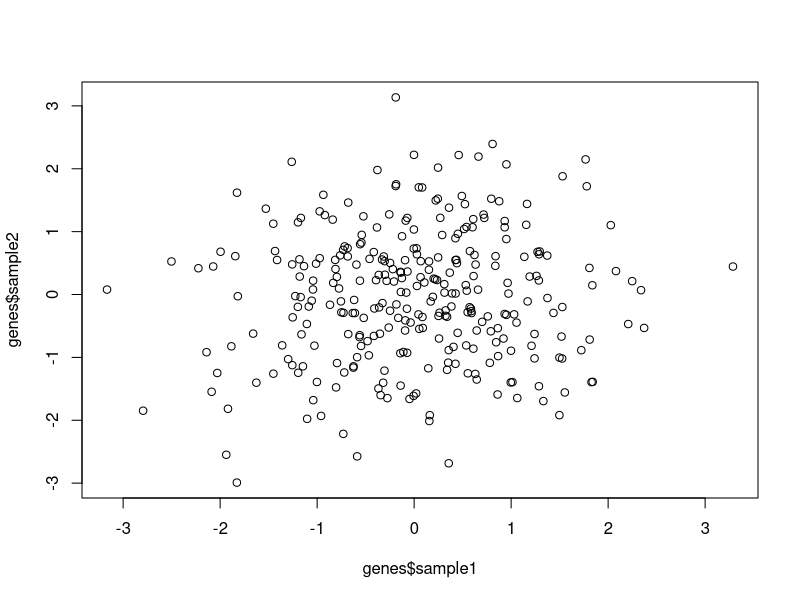
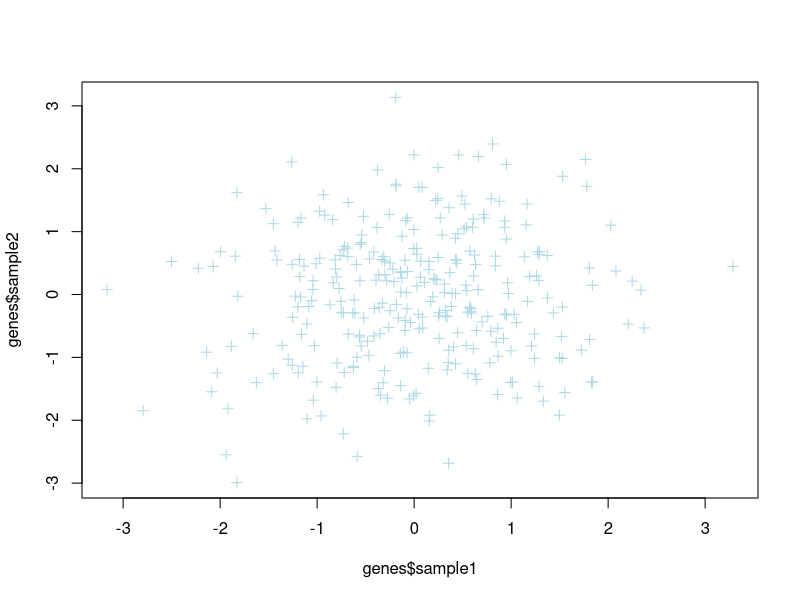
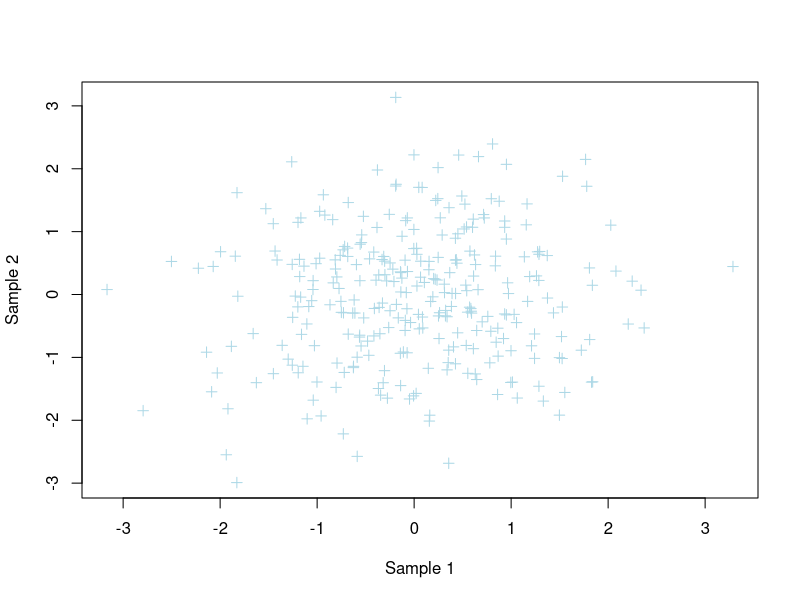
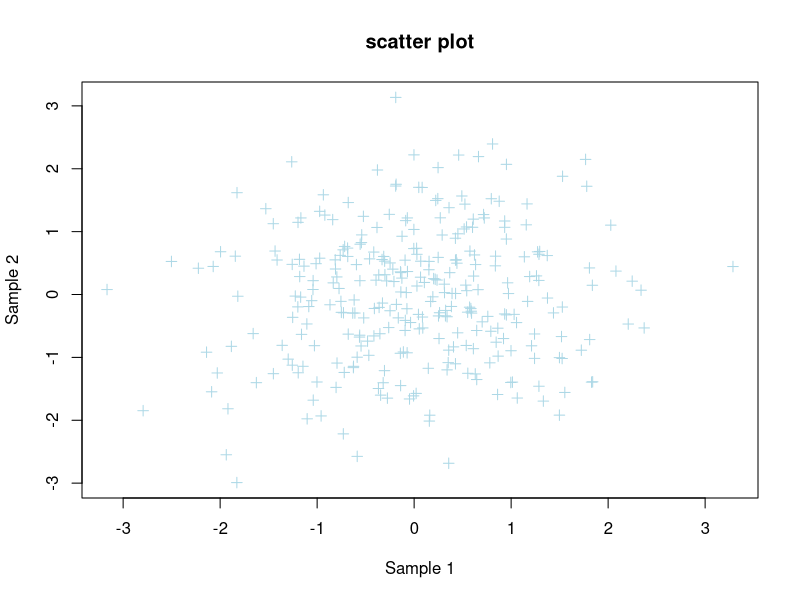
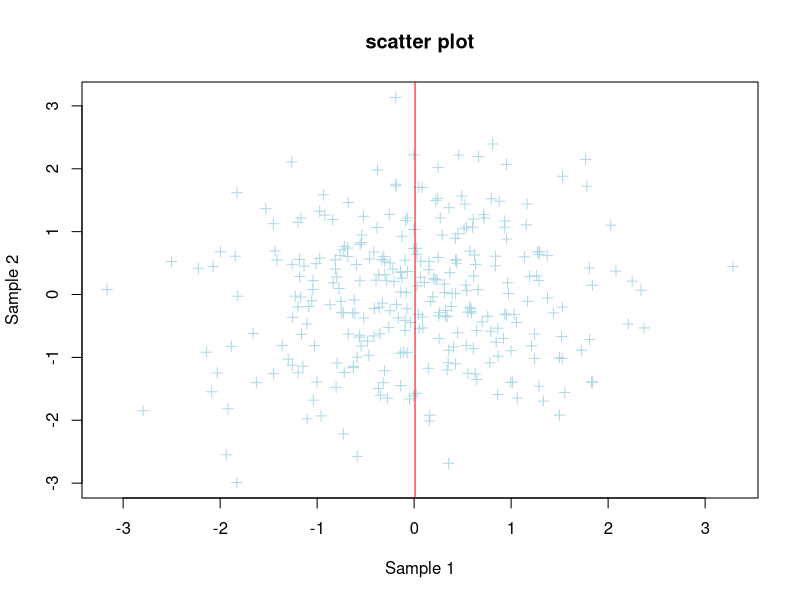
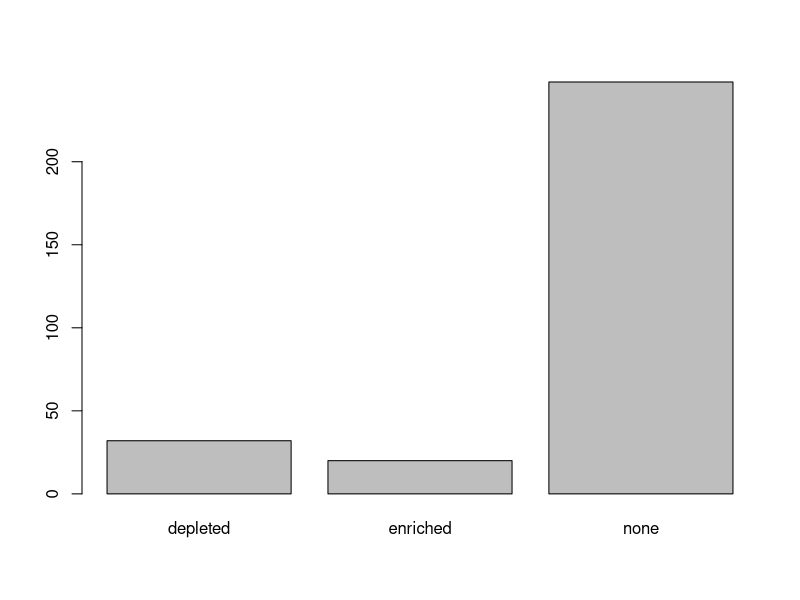
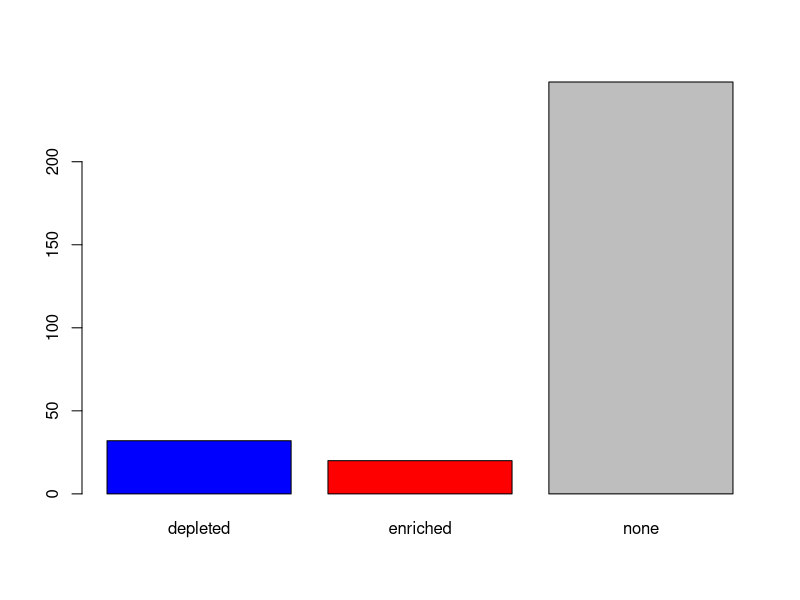
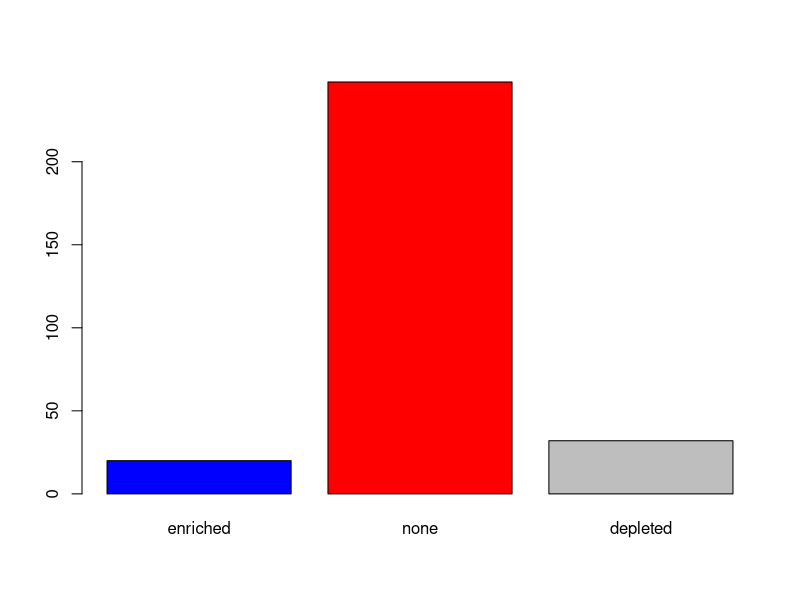

Generate these figures, in order, with R:
## ---- chunk 1
genes <- data.frame(sample1=rnorm(300),
                    sample2=rnorm(300))
## ---- chunk 2
plot(genes$sample1, genes$sample2)
## ---- chunk 3
plot(genes$sample1, 
     genes$sample2, 
     col="lightblue", 
     pch=3)
## ---- chunk 4
plot(genes$sample1, 
     genes$sample2, 
     col="lightblue", 
     pch=3,
     xlab="Sample 1", 
     ylab="Sample 2")
## ---- chunk 5
plot(genes$sample1, 
     genes$sample2, 
     col="lightblue", 
     pch=3,
     xlab="Sample 1", 
     ylab="Sample 2",
     main="scatter plot")
## ---- chunk 6
# median expression of sample1
med1 <- median(genes$sample1)

# plot
plot(genes$sample1, 
     genes$sample2, 
     col="lightblue", 
     pch=3,
     xlab="Sample 1", 
     ylab="Sample 2",
     main="scatter plot")

# vertical line
abline(v=med1, col="red")
## ---- chunk 7
genes_significance <- rep(c("enriched", "depleted", "none"), c(20, 32, 248))
## ---- chunk 8
barplot(table(genes_significance))
## ---- chunk 9
barplot(table(genes_significance), 
  col=c("blue", "red", "grey"))

# If you want to order the bars not by the default (alphabetical) order, you need to create an ordered factor!
genes_factor <- factor(genes_significance, ordered=TRUE, levels=c("enriched", "none", "depleted"))
barplot(table(genes_factor), 
  col=c("blue", "red", "grey"))
## ---- chunk 10
barplot(table(genes_significance), 
  col=c("blue", "red", "grey"), 
  names.arg=c("Down", "Up", "Not significant"))
## ---- chunk 11
barplot(table(genes_significance), 
  col=c("blue", "red", "grey"), 
  names.arg=c("Down", "Up", "Not significant"), 
  las=2)
## ---- chunk 12
pie(table(genes_significance))
## ---- chunk 13
pie(table(genes_significance), 
    col=c("blue", "red", "grey"), 
    main="pie chart", 
    labels=c("Down", "Up", "Not significant"))
## ---- chunk 14
hist(genes$sample1)
## ---- chunk 15
hist(genes$sample1, 
  breaks=50)
## ---- chunk 16
hist(genes$sample1, 
  breaks=50, 
  col="lightblue")
## ---- chunk 17
hist(genes$sample1, 
  breaks=50, 
  col="lightblue",
  xlim=c(0, 2))
## ---- chunk 18
pdf("myhistogram.pdf")

hist(genes$sample1, 
    breaks=50, 
    col="lightblue", 
    xlim=c(0, 2))

dev.off()
